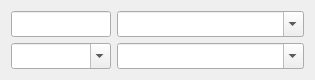
<?xml version="1.0" encoding="UTF-8"?>
<ui version="4.0">
 <class>AuxiliaryInfoForm</class>
 <widget class="QWidget" name="AuxiliaryInfoForm">
  <property name="geometry">
   <rect>
    <x>0</x>
    <y>0</y>
    <width>315</width>
    <height>74</height>
   </rect>
  </property>
  <property name="sizePolicy">
   <sizepolicy hsizetype="Preferred" vsizetype="Fixed">
    <horstretch>0</horstretch>
    <verstretch>0</verstretch>
   </sizepolicy>
  </property>
  <property name="maximumSize">
   <size>
    <width>16777215</width>
    <height>80</height>
   </size>
  </property>
  <property name="font">
   <font>
    <family>微软雅黑</family>
    <pointsize>10</pointsize>
   </font>
  </property>
  <property name="windowTitle">
   <string>Form</string>
  </property>
  <layout class="QGridLayout" name="gridLayout">
   <item row="0" column="0">
    <widget class="QLineEdit" name="lbSampleID">
     <property name="sizePolicy">
      <sizepolicy hsizetype="Fixed" vsizetype="Fixed">
       <horstretch>0</horstretch>
       <verstretch>0</verstretch>
      </sizepolicy>
     </property>
     <property name="maximumSize">
      <size>
       <width>100</width>
       <height>16777215</height>
      </size>
     </property>
    </widget>
   </item>
   <item row="0" column="1">
    <widget class="QComboBox" name="cbPatientName">
     <property name="editable">
      <bool>true</bool>
     </property>
    </widget>
   </item>
   <item row="1" column="0">
    <widget class="QComboBox" name="cbSampleType">
     <property name="editable">
      <bool>true</bool>
     </property>
    </widget>
   </item>
   <item row="1" column="1">
    <widget class="QComboBox" name="cbSampleDesc">
     <property name="editable">
      <bool>true</bool>
     </property>
    </widget>
   </item>
  </layout>
 </widget>
 <resources/>
 <connections/>
</ui>
